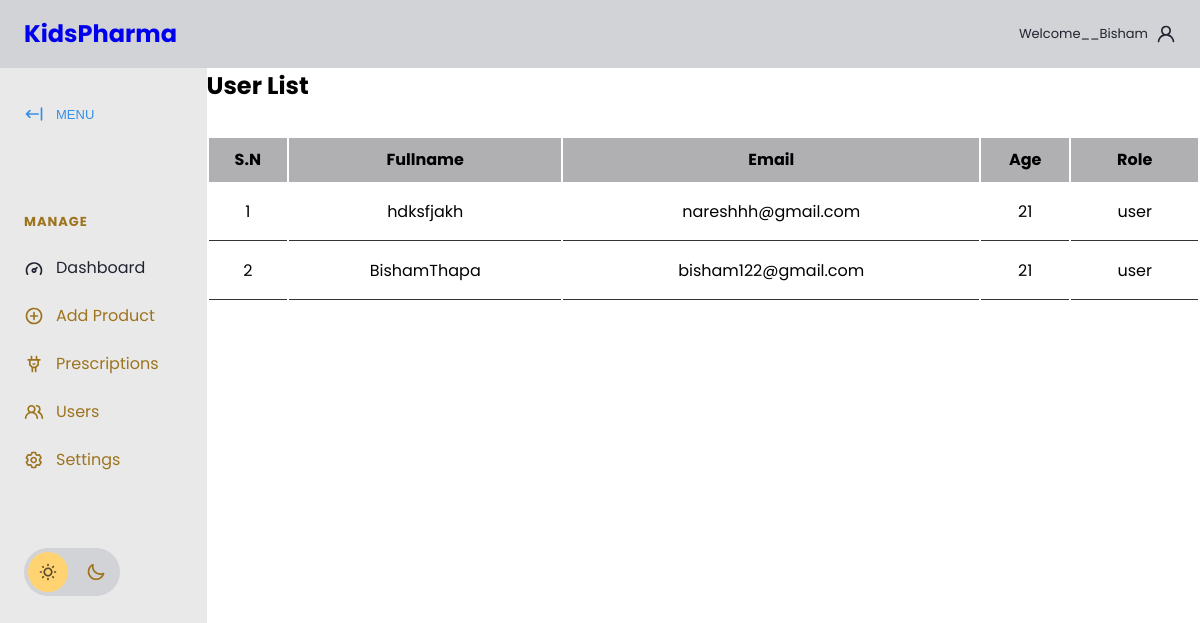
The app's page /php/userlist.php, older data.
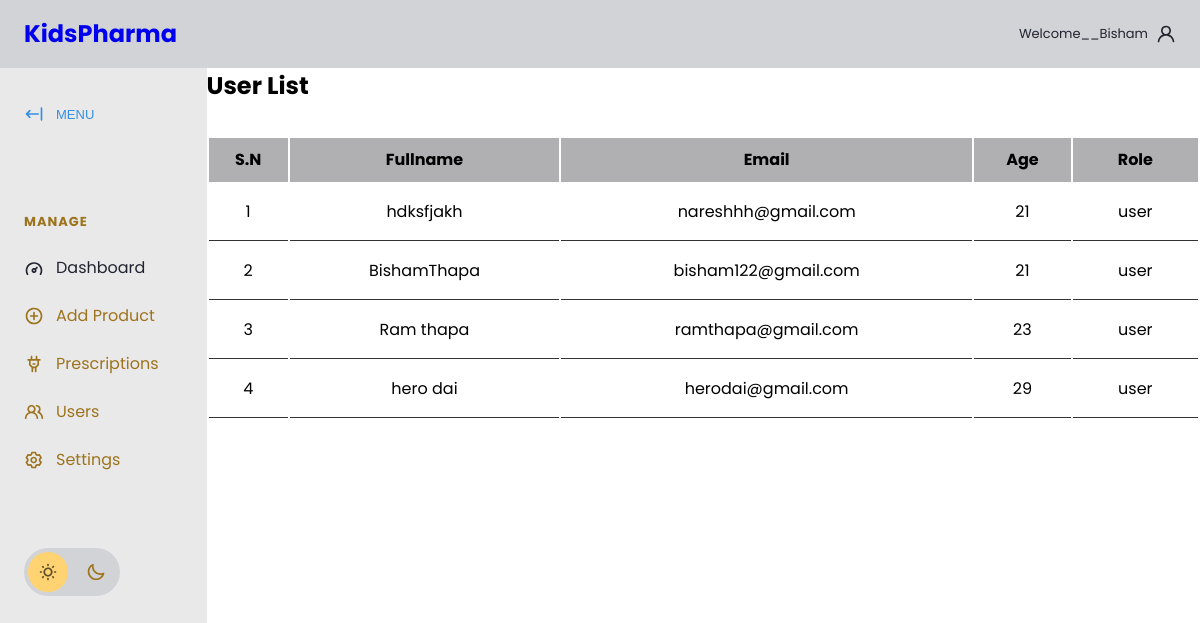
The same page, newer data.
### tables this page shows
CREATE TABLE `users` (
  `ID` int(11) NOT NULL,
  `Username` varchar(100) DEFAULT NULL,
  `Email` varchar(100) DEFAULT NULL,
  `Password` varchar(100) DEFAULT NULL,
  `Age` int(11) DEFAULT NULL,
  `UserRole` varchar(10) NOT NULL
);

### php/userlist.php (the view, shortened to what this page needs)
<?php
include_once('connection.php');
?>
<!DOCTYPE html>
<html lang="en">
<head>
    <link rel="stylesheet" href="https://cdn.jsdelivr.net/npm/modern-normalize@1.1.0/modern-normalize.min.css">
    <link rel="stylesheet" href="app.css">
    <link rel="stylesheet" href="./product.css">
</head>
<body>
    <header id="main-header">
        <nav>
            <ul>
                <li id="main-header__logo">
                    <a href="./admindb.html">
                    <h1>KidsPharma</h1>
                    </a>
                </li>
            </ul>
            <a href="#">
                <span>Welcome__Bisham</span>
                <svg>
                    <use xlink:href="#icon-user"></use>
                </svg>
            </a>
        </nav>
    </header>
    <section id="main">
        <div id="sidebar">
            <button id="sidebar__collapse">
                <svg>
                    <use xlink:href="#icon-collapse"></use>
                </svg>
                <span>MENU</span>
            </button>
            <nav id="sidebar__nav">
                <ul>
                    <li class="menu-heading"><span>Manage</span></li>
                    <li>
                        <a href="./admindb.html" class="active">
                            <svg>
                                <use xlink:href="#icon-dashboard"></use>
                            </svg>
                            <span>Dashboard</span>
                        </a>
                    </li>
                    <li>
                        <a href="./addproduct.php">
                            <svg>
                                <use xlink:href="#icon-add"></use>
                            </svg>
                            <span>Add Product</span>
                        </a>
                    </li>
                    <li>
                        <a href="prescriptionshow.php">
                            <svg>
                                <use xlink:href="#icon-plugins"></use>
                            </svg>
                            <span>Prescriptions</span>
                        </a>
                    </li>
                    <li>
                        <a href="#">
                            <svg>
                                <use xlink:href="#icon-users"></use>
                            </svg>
                            <span>Users</span>
                        </a>
                    </li>
                    <li>
                        <a href="#">
                            <svg>
                                <use xlink:href="#icon-settings"></use>
                            </svg>
                            <span>Settings</span>
                        </a>
                    </li>
            </nav>
            <div id="sidebar__theme-switcher">
                <svg id="sidebar__theme-switcher__sun">
                    <use xlink:href="#icon-sun"></use>
                </svg>
                <svg id="sidebar__theme-switcher__moon">
                    <use xlink:href="#icon-moon"></use>
                </svg>
            </div>
        </div>
        <div class="form-container">
            <h1>User List</h1>
            <div class="admin-product-form-container">
                <?php
                $select = mysqli_query($conn, "SELECT * FROM users where UserRole = 'user'");
                $sn = 1;
                ?>
                <div class="product-display">
                    <table class="product-display-table">
                        <thead>
                            <tr>
                                <th>S.N</th>
                                <th>Fullname</th>
                                <th>Email</th>
                                <th>Age</th>
                                <th>Role</th>
                            </tr>
                        </thead>
                        <?php while ($row = mysqli_fetch_assoc($select)) {
                            ?>
                            <tr>
                                <td>
                                    <?php echo $sn++; ?>
                                </td>
                                <td>
                                    <?php echo $row['Username']; ?>
                                </td>
                                <td>
                                    <?php echo $row['Email']; ?>
                                </td>
                                <td>
                                    <?php echo $row['Age'] ?>
                                </td>
                                <td>
                                    <?php echo $row['UserRole'] ?>
                                </td>
                            </tr>
                        <?php } ?>
                    </table>
                </div>
            </div>
</body>
</html>

Row changes from the older to the newer data that the page shows:
added users: Username "Ram thapa", Email "ramthapa@gmail.com", Age "23", UserRole "user"
added users: Username "hero dai", Email "herodai@gmail.com", Age "29", UserRole "user"
